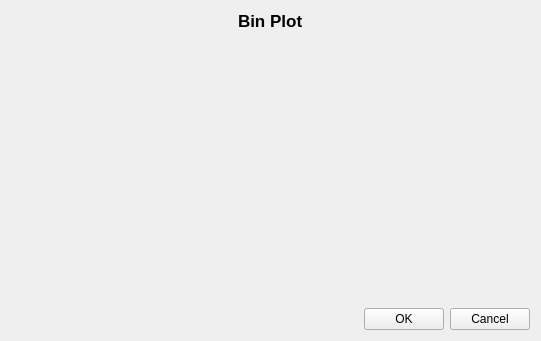
<?xml version="1.0" encoding="UTF-8"?>
<ui version="4.0">
 <class>ThresholdingBinPlotDialogClass</class>
 <widget class="QWidget" name="ThresholdingBinPlotDialogClass">
  <property name="windowModality">
   <enum>Qt::WindowModal</enum>
  </property>
  <property name="geometry">
   <rect>
    <x>0</x>
    <y>0</y>
    <width>541</width>
    <height>341</height>
   </rect>
  </property>
  <property name="windowTitle">
   <string>ThresholdingBinPlotDialog</string>
  </property>
  <layout class="QVBoxLayout" name="verticalLayout">
   <item>
    <layout class="QHBoxLayout" name="horizontalLayout_2">
     <item>
      <spacer name="horizontalSpacer_2">
       <property name="orientation">
        <enum>Qt::Horizontal</enum>
       </property>
       <property name="sizeHint" stdset="0">
        <size>
         <width>40</width>
         <height>20</height>
        </size>
       </property>
      </spacer>
     </item>
     <item>
      <widget class="QLabel" name="binPlotDialogTitle">
       <property name="font">
        <font>
         <pointsize>13</pointsize>
         <weight>75</weight>
         <bold>true</bold>
        </font>
       </property>
       <property name="text">
        <string>Bin Plot</string>
       </property>
      </widget>
     </item>
     <item>
      <spacer name="horizontalSpacer_3">
       <property name="orientation">
        <enum>Qt::Horizontal</enum>
       </property>
       <property name="sizeHint" stdset="0">
        <size>
         <width>40</width>
         <height>20</height>
        </size>
       </property>
      </spacer>
     </item>
    </layout>
   </item>
   <item>
    <widget class="QWidget" name="plotWidgetHolder" native="true">
     <property name="sizePolicy">
      <sizepolicy hsizetype="Expanding" vsizetype="Expanding">
       <horstretch>0</horstretch>
       <verstretch>0</verstretch>
      </sizepolicy>
     </property>
    </widget>
   </item>
   <item>
    <layout class="QHBoxLayout" name="horizontalLayout">
     <item>
      <spacer name="horizontalSpacer">
       <property name="orientation">
        <enum>Qt::Horizontal</enum>
       </property>
       <property name="sizeHint" stdset="0">
        <size>
         <width>40</width>
         <height>5</height>
        </size>
       </property>
      </spacer>
     </item>
     <item>
      <widget class="QPushButton" name="okButton">
       <property name="toolTip">
        <string>Accept the threshold values specified and close this dialog.</string>
       </property>
       <property name="text">
        <string>OK</string>
       </property>
      </widget>
     </item>
     <item>
      <widget class="QPushButton" name="cancelButton">
       <property name="toolTip">
        <string>Close this dialog.</string>
       </property>
       <property name="text">
        <string>Cancel</string>
       </property>
      </widget>
     </item>
    </layout>
   </item>
  </layout>
 </widget>
 <layoutdefault spacing="6" margin="11"/>
 <resources/>
 <connections/>
</ui>
